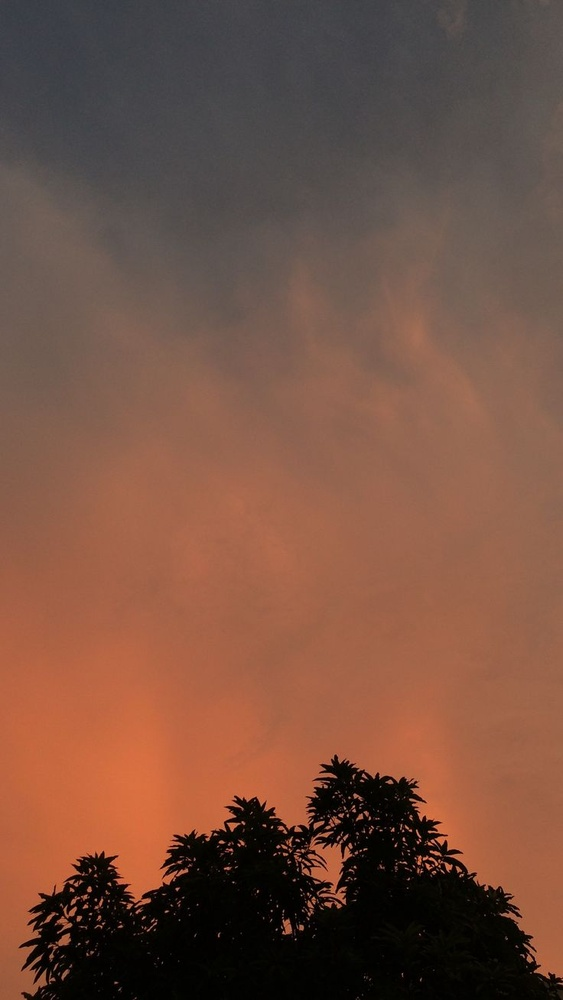
#> input picture OrtakImage/s1.jpeg, 563 x 1000 px, shrunk from 736 x 1308 before the run
$ python task.py
#> lines starting #> are read from the running program, lines starting #| are printed output that depends on the picture
import numpy as np
import cv2
import matplotlib.pyplot as plt

img1 = cv2.imread("s1.jpeg",0)
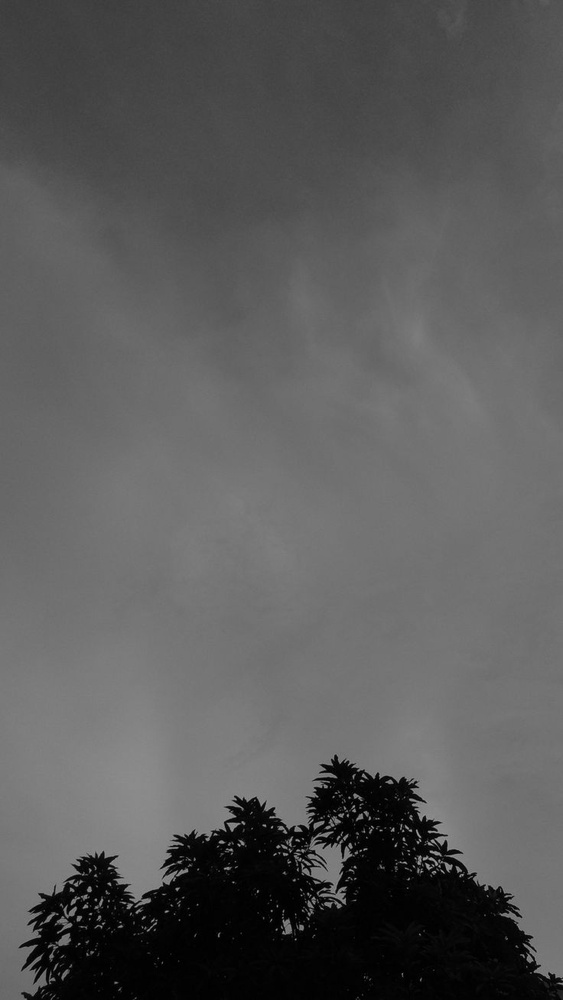
#> img1: shape (1000, 563); min 0, max 167, mean 90
img2 = cv2.imread("s2.jpeg",0)
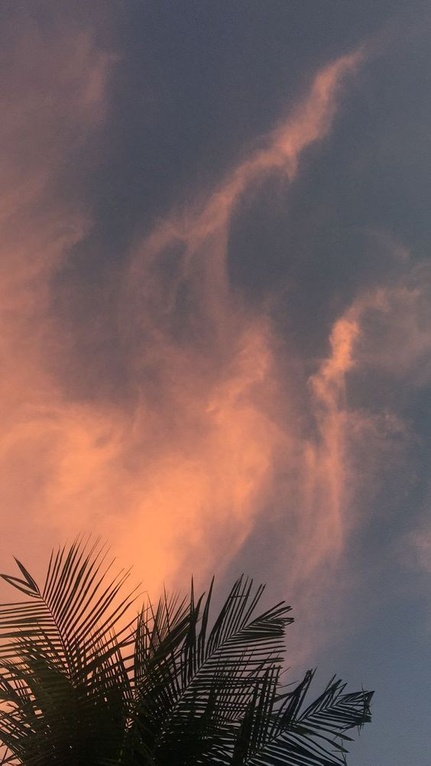
#> input picture OrtakImage/s2.jpeg, 431 x 766 px, shrunk from 564 x 1002 before the run
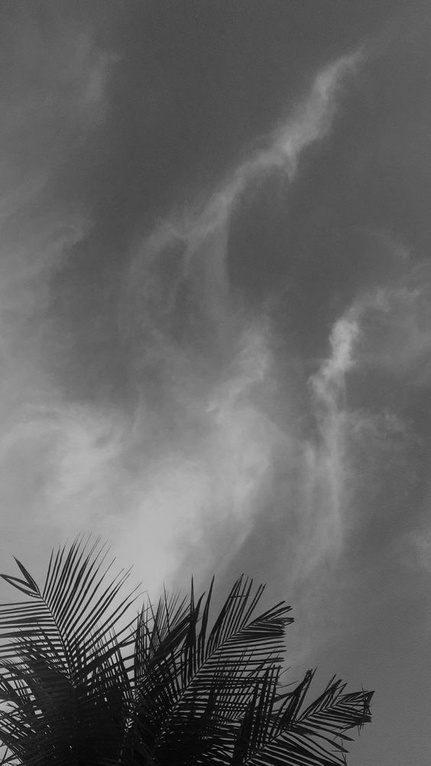
#> img2: shape (766, 431); min 0, max 212, mean 99.4

#Algılayıcı
orb = cv2.ORB_create()

#Tanımlayıcı
kp1, des1 = orb.detectAndCompute(img1,None)
#> kp1 = 500 keypoints; strongest (x, y, size): (428, 868, 31), (458, 871, 31), (341, 816, 31), (390, 780, 31)
kp2, des2, = orb.detectAndCompute(img2, None)
#> kp2 = 499 keypoints; strongest (x, y, size): (65, 664, 31), (132, 682, 31), (64, 659, 31), (32, 696, 31)

#Eşleştirici (bruce force)
bf = cv2.BFMatcher(cv2.NORM_HAMMING, crossCheck=True)

# Eşleştirmeleri sırala
matches = bf.match(des1,des2)
#> matches = 112 matches
matches = sorted(matches, key = lambda x:x.distance)

result = cv2.drawMatches(img1,kp1,img2,kp2,matches[:10],None, flags=2)
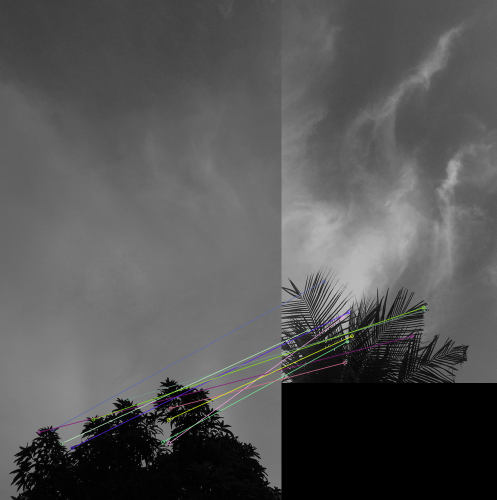
#> result: shape (1000, 994, 3) (shown at 1/2 size); mean of channels 0, 1, 2 84.5, 84.5, 84.5; drawn as B, G, R
plt.imshow(result)
plt.axis('off')
plt.savefig("Task.png", bbox_inches='tight', pad_inches=0)
plt.show()
